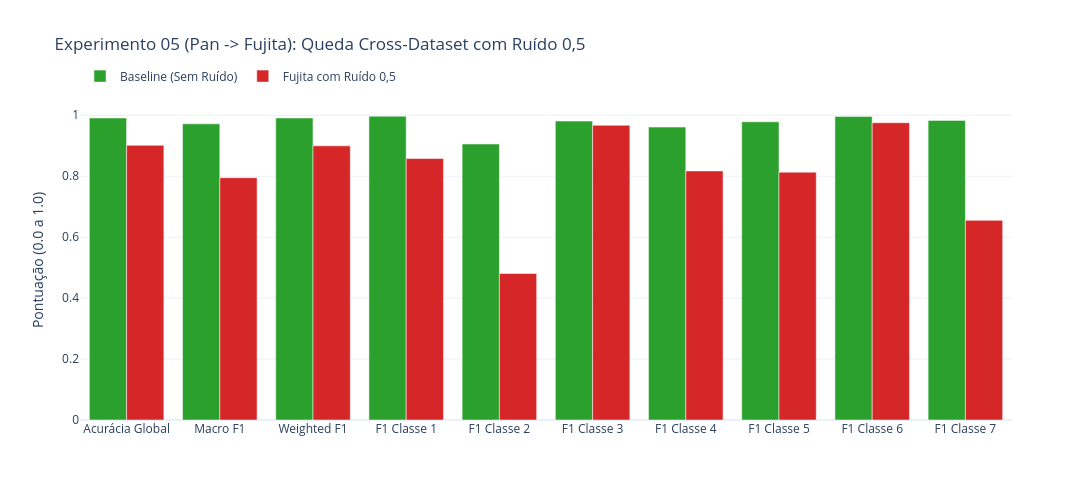

Notebook cell for this chart:
### Code cell
# 7. Gráfico 4 — Comparativo de Desempenho (Pan Limpo vs. Fujita com Ruído 0,5)
fig_comp = plotar_comparativo(
    relatorio_limpo, relatorio_ruido,
    "Experimento 05 (Pan -> Fujita): Queda Cross-Dataset com Ruído 0,5",
    nome_cenario_ruido="Fujita com Ruído 0,5"
)
fig_comp.show()

acc_limpo = relatorio_limpo["accuracy"]
acc_ruido = relatorio_ruido["accuracy"]
macro_limpo = relatorio_limpo["macro avg"]["f1-score"]
macro_ruido = relatorio_ruido["macro avg"]["f1-score"]

print("=" * 60)
print(f"Acurácia Global   : {acc_limpo*100:.2f}% (Pan Limpo) -> {acc_ruido*100:.2f}% (Fujita Ruído) | Delta: {(acc_limpo - acc_ruido)*100:+.2f} p.p.")
print(f"Macro F1-Score    : {macro_limpo*100:.2f}% -> {macro_ruido*100:.2f}% | Delta: {(macro_limpo - macro_ruido)*100:+.2f} p.p.")
print("=" * 60)

### Figure 1 — Plotly figure (JSON) as saved in the notebook; plotly's stock layout.template omitted (floating-point values rounded to 4 significant figures)
{"data": [{"marker": {"color": "#2ca02c"}, "name": "Baseline (Sem Ruído)", "type": "bar", "x": ["Acurácia Global", "Macro F1", "Weighted F1", "F1 Classe 1", "F1 Classe 2", "F1 Classe 3", "F1 Classe 4", "F1 Classe 5", "F1 Classe 6", "F1 Classe 7"], "y": [0.9911, 0.9718, 0.991, 0.9968, 0.9057, 0.9809, 0.9612, 0.9785, 0.9962, 0.9831]}, {"marker": {"color": "#d62728"}, "name": "Fujita com Ruído 0,5", "type": "bar", "x": ["Acurácia Global", "Macro F1", "Weighted F1", "F1 Classe 1", "F1 Classe 2", "F1 Classe 3", "F1 Classe 4", "F1 Classe 5", "F1 Classe 6", "F1 Classe 7"], "y": [0.9013, 0.7952, 0.8995, 0.8579, 0.4807, 0.967, 0.8171, 0.8131, 0.9754, 0.655]}], "layout": {"barmode": "group", "height": 500, "legend": {"orientation": "h", "y": 1.12}, "title": {"text": "Experimento 05 (Pan -> Fujita): Queda Cross-Dataset com Ruído 0,5"}, "width": 1100, "yaxis": {"range": [0, 1.05], "title": {"text": "Pontuação (0.0 a 1.0)"}}}}
